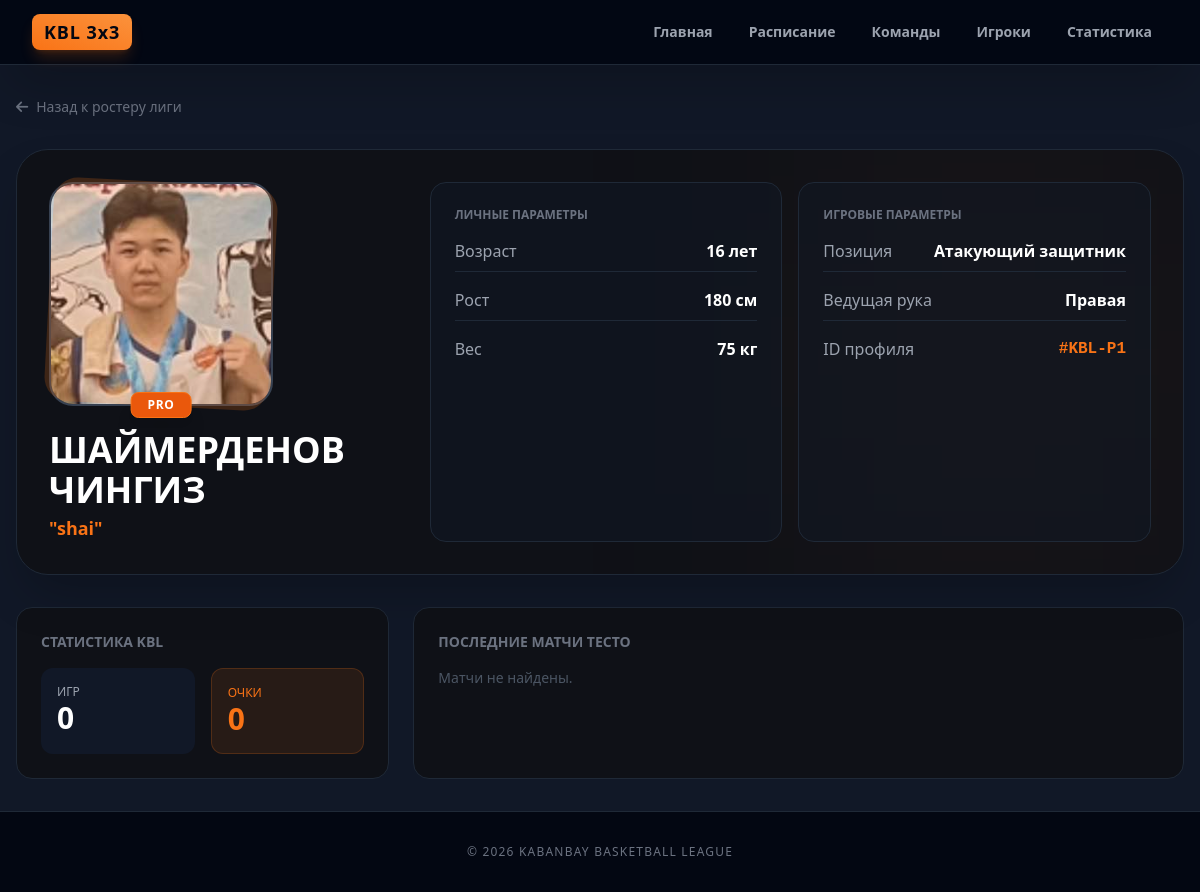
Page /players/1/ on the committed database.
### tournament/models.py (models this page shows, shortened)
class Player(models.Model):
    PLAYER_CATEGORIES = [
        ('PRO', 'Профи'),
        ('MEDIA', 'Медиа'),
        ('AMATEUR', 'Любитель'),
    ]
    name = models.CharField(max_length=100, verbose_name="Имя игрока")
    nickname = models.CharField(max_length=50, blank=True, null=True, verbose_name="Никнейм (Игровое имя)")
    team = models.ForeignKey(Team, on_delete=models.CASCADE, related_name='players', verbose_name="Команда")
    avatar = models.ImageField(upload_to='players/', blank=True, null=True, verbose_name="Аватар игрока")
    category = models.CharField(max_length=10, choices=PLAYER_CATEGORIES, default='AMATEUR', verbose_name="Категория игрока")
    age = models.PositiveIntegerField(blank=True, null=True, verbose_name="Возраст")
    height = models.PositiveIntegerField(blank=True, null=True, verbose_name="Рост (см)")
    weight = models.PositiveIntegerField(blank=True, null=True, verbose_name="Вес (кг)")
    position = models.CharField(max_length=100, blank=True, null=True, default="Атакующий защитник", verbose_name="Позиция")
    leading_hand = models.CharField(
        max_length=20,
        choices=[('Правая', 'Правая'), ('Левая', 'Левая')],
        default='Правая',
        verbose_name="Ведущая рука"
    )
    class Meta:
        verbose_name = "Игрок"
        verbose_name_plural = "Игроки"
        ordering = ['name']
    class Meta:
        verbose_name = "Игрок"
        verbose_name_plural = "Игроки"
        ordering = ['name']

class Team(models.Model):
    name = models.CharField(max_length=100, unique=True, verbose_name="Название команды")
    logo = models.ImageField(upload_to='teams/', blank=True, null=True, verbose_name="Логотип команды")
    class Meta:
        verbose_name = "Команда"
        verbose_name_plural = "Команды"
        ordering = ['name']

### tournament/views.py (the view)
# urls.py: path('players/<int:player_id>/', views.player_detail_view, name='player_detail'),
def player_detail_view(request, player_id):
    player = get_object_or_404(Player.objects.select_related('team'), pk=player_id)
    total_points = player.stats.aggregate(total=Sum('points'))['total'] or 0
    return render(request, 'tournament/player_profile.html', {
        'player': player,
        'total_points': total_points # Прокидываем переменную в шаблон!
    })

### tournament/templates/tournament/player_profile.html (shortened to what this page needs)
{% extends 'tournament/base.html' %}
{% load static %}
{% block content %}
<div class="mb-8">
    <a href="{% url 'players_list' %}" class="text-gray-500 hover:text-orange-500 text-sm flex items-center gap-2 transition-colors">
        <i class="fa-solid fa-arrow-left"></i> Назад к ростеру лиги
    </a>
</div>
<div class="bg-[#0f1117] rounded-[2rem] p-8 border border-gray-800 shadow-2xl mb-8 relative overflow-hidden">
    <div class="absolute top-0 right-0 w-1/3 h-full bg-orange-500/5 blur-[120px]"></div>
    <div class="grid lg:grid-cols-3 gap-10 relative z-10">
        <div class="flex flex-col items-center lg:items-start text-center lg:text-left">
            <div class="relative w-56 h-56 mb-6">
                <div class="absolute inset-0 bg-orange-500 rounded-3xl rotate-3 opacity-20"></div>
                {% if player.avatar %}
                    <img src="{{ player.avatar.url }}" class="w-full h-full object-cover rounded-3xl border-2 border-gray-700">
                {% else %}
                    <div class="w-full h-full bg-gray-800 rounded-3xl flex items-center justify-center text-gray-600"><i class="fa-solid fa-user text-6xl"></i></div>
                {% endif %}
                <span class="absolute -bottom-3 left-1/2 -translate-x-1/2 bg-orange-600 text-white text-xs font-black px-4 py-1 rounded-lg uppercase tracking-wider shadow-xl border border-orange-500">
                    {{ player.category|default:"AMATEUR" }}
                </span>
            </div>
            <h1 class="text-4xl font-black text-white uppercase">{{ player.name }}</h1>
            <p class="text-orange-500 font-bold text-lg mt-1">"{{ player.nickname|default:"No nickname" }}"</p>
        </div>
        <div class="lg:col-span-2 grid grid-cols-2 gap-4">
            <div class="bg-gray-900/50 p-6 rounded-2xl border border-gray-800">
                <h4 class="text-gray-500 text-xs font-bold uppercase mb-4">Личные параметры</h4>
                <div class="space-y-4">
                    <div class="flex justify-between border-b border-gray-800 pb-2">
                        <span class="text-gray-400">Возраст</span>
                        <span class="text-white font-bold">{{ player.age|default:"-" }} лет</span>
                    </div>
                    <div class="flex justify-between border-b border-gray-800 pb-2">
                        <span class="text-gray-400">Рост</span>
                        <span class="text-white font-bold">{{ player.height|default:"-" }} см</span>
                    </div>
                    <div class="flex justify-between">
                        <span class="text-gray-400">Вес</span>
                        <span class="text-white font-bold">{{ player.weight|default:"-" }} кг</span>
                    </div>
                </div>
            </div>
            <div class="bg-gray-900/50 p-6 rounded-2xl border border-gray-800">
                <h4 class="text-gray-500 text-xs font-bold uppercase mb-4">Игровые параметры</h4>
                <div class="space-y-4">
                    <div class="flex justify-between border-b border-gray-800 pb-2">
                        <span class="text-gray-400">Позиция</span>
                        <span class="text-white font-bold">{{ player.position|default:"-" }}</span>
                    </div>
                    <div class="flex justify-between border-b border-gray-800 pb-2">
                        <span class="text-gray-400">Ведущая рука</span>
                        <span class="text-white font-bold">{{ player.leading_hand|default:"-" }}</span>
                    </div>
                    <div class="flex justify-between">
                        <span class="text-gray-400">ID профиля</span>
                        <span class="text-orange-500 font-mono font-bold">#KBL-P{{ player.id }}</span>
                    </div>
                </div>
            </div>
        </div>
    </div>
</div>
<div class="grid md:grid-cols-3 gap-6">
    <div class="bg-[#0f1117] border border-gray-800 p-6 rounded-2xl">
        <h3 class="text-gray-500 text-sm font-bold uppercase mb-4">Статистика KBL</h3>
        <div class="grid grid-cols-2 gap-4">
            <div class="bg-gray-900 p-4 rounded-xl">
                <div class="text-gray-400 text-xs uppercase">Игр</div>
                <div class="text-3xl font-black text-white">{{ player.stats.count|default:0 }}</div>
            </div>
            <div class="bg-orange-500/10 p-4 rounded-xl border border-orange-500/20">
                <div class="text-orange-500 text-xs uppercase">Очки</div>
                <div class="text-3xl font-black text-orange-500">{{ total_points|default:0 }}</div>
            </div>
        </div>
    </div>
    <div class="md:col-span-2 bg-[#0f1117] border border-gray-800 p-6 rounded-2xl">
        <h3 class="text-gray-500 text-sm font-bold uppercase mb-4">Последние матчи {{ player.team.name }}</h3>
        <div class="space-y-2">
            {% for match in player.team.matches_as_team1.all|slice:":3" %}
                <div class="flex justify-between items-center bg-gray-900 p-4 rounded-xl border border-gray-800 hover:border-gray-700 transition-colors">
                    <span class="text-gray-300 font-medium">{{ match.team_1.name }} vs {{ match.team_2.name }}</span>
                    <span class="text-white font-black bg-gray-800 px-3 py-1 rounded-lg">{{ match.score_1 }}:{{ match.score_2 }}</span>
                </div>
            {% empty %}
                <p class="text-gray-600 text-sm">Матчи не найдены.</p>
            {% endfor %}
        </div>
    </div>
</div>
{% endblock %}

### rows in the picture
Player: avatar (picture), category "PRO", name "ШАЙМЕРДЕНОВ ЧИНГИЗ", nickname "shai", age "16", height "180", weight "75", position "Атакующий защитник", leading_hand "Правая", id "1", stats.count "0", team.name "ТЕСТО"

### other values in the picture
{{ total_points|default:0 }} "0"
